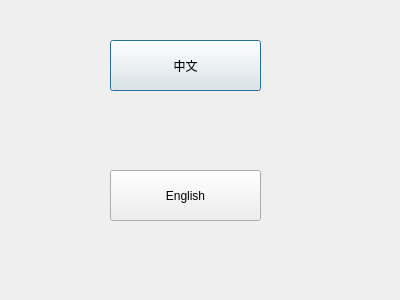
<?xml version="1.0" encoding="UTF-8"?>
<ui version="4.0">
 <class>Super</class>
 <widget class="QDialog" name="Super">
  <property name="geometry">
   <rect>
    <x>0</x>
    <y>0</y>
    <width>400</width>
    <height>300</height>
   </rect>
  </property>
  <property name="windowTitle">
   <string>Dialog</string>
  </property>
  <widget class="QPushButton" name="pushButton">
   <property name="geometry">
    <rect>
     <x>110</x>
     <y>40</y>
     <width>151</width>
     <height>51</height>
    </rect>
   </property>
   <property name="text">
    <string>中文</string>
   </property>
  </widget>
  <widget class="QPushButton" name="pushButton_2">
   <property name="geometry">
    <rect>
     <x>110</x>
     <y>170</y>
     <width>151</width>
     <height>51</height>
    </rect>
   </property>
   <property name="text">
    <string>English</string>
   </property>
  </widget>
 </widget>
 <resources/>
 <connections/>
</ui>
